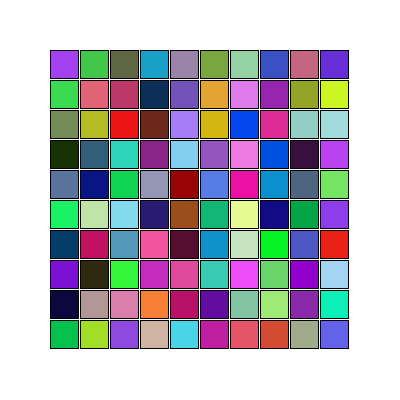
Frame 1 (no input)
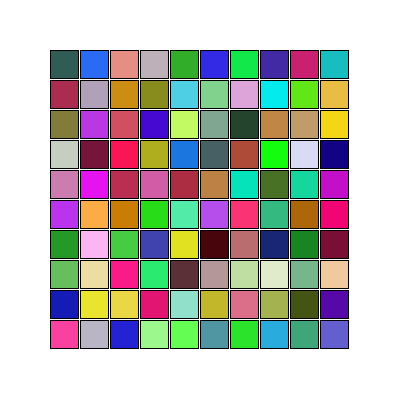
Frame 60 (the mouse pressed at the canvas centre just before this capture)
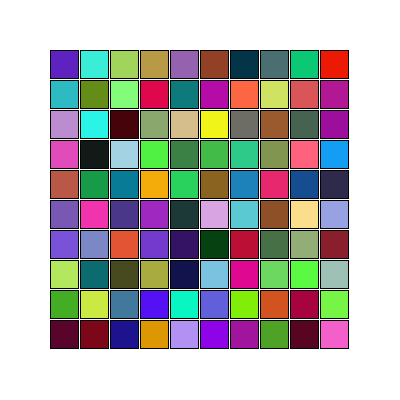
Frame 120 (the mouse held since frame 60 and released just before this capture)

The Processing sketch that drew these frames (run headless with seeded random() and noise(); from frame 60 on, the mouse is pressed at the canvas centre):

// Processing sketch: Tutorial_2_Q3
// ── Tutorial_2_Q3.pde
int cols = 10;
int rows = 10;
int cellSize = 30;

void setup() {
  size(400, 400);
  //noLoop();
}

void draw() {
  background(255);
  
  int i = 0;
  while (i < cols) {
    int j = 0;
    while (j < rows) {
      float colors1 = random(0, 255);
      float colors2 = random(0, 255);
      float colors3 = random(0, 255);
      fill(colors1, colors2, colors3);
      rect(i * cellSize + 50, j * cellSize + 50, cellSize - 2, cellSize - 2);
      j++;
    }
    i++;
  }
}
